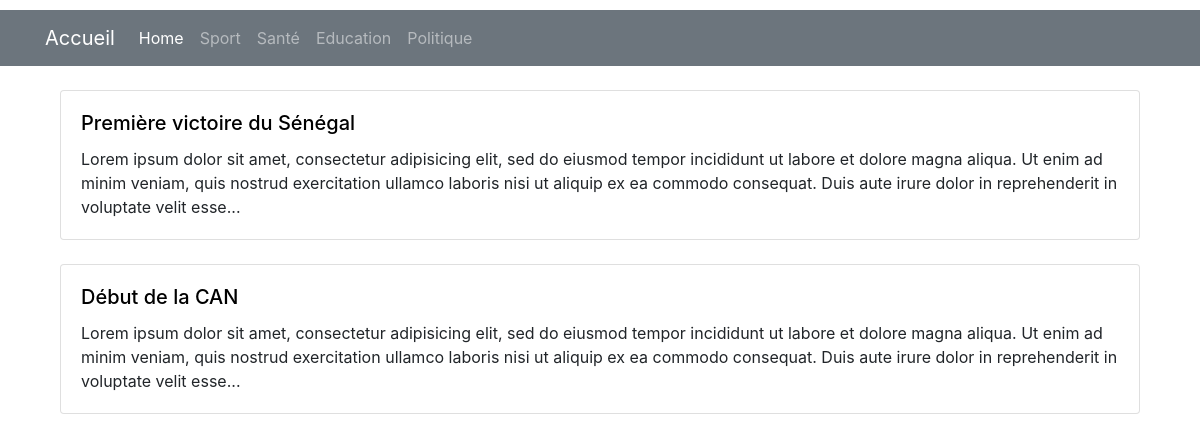
Screenshot of /index.php?action=categorie&id=1 with the database file from the repository.
### tables this page shows
CREATE TABLE Categorie(
	id int primary key auto_increment,
	libelle varchar(20)
);

CREATE TABLE Article(
	id int primary key auto_increment,
	titre varchar(255),
	contenu text,
	dateCreation datetime DEFAULT NOW(),
	dateModification datetime DEFAULT NOW(),
	categorie int
);

### controleur/Controller.php (called while the page is built, shortened)
<?php
	require_once '../modele/Article.php';
	require_once '../modele/Categorie.php';
	class Controller
	{
		public function showCategorie($id)
		{
			$articles = Article::getByCategoryId($id);
			$categories = Categorie::getList();
			require_once '../vue/articleByCategorie.php';
		}
	}
?>

### modele/Categorie.php (called while the page is built, shortened)
<?php
	class Categorie
	{
		public static function getList()
		{
			$bdd = DatabaseConnect::getInstance();
			$reponse = $bdd->query('SELECT * FROM Categorie');
			$data = $reponse->fetchAll(PDO::FETCH_CLASS, 'Categorie');
			return $data;
		}
	}
?>

### modele/Article.php (called while the page is built, shortened)
<?php
	class Article
	{
		public static function getByCategoryId($id)
		{
			$bdd = DatabaseConnect::getInstance();
			$data = $bdd->query('SELECT * FROM Article WHERE categorie = '.$id);
			$articles = $data->fetchAll(PDO::FETCH_CLASS, 'Article');
			return $articles;
		}
	}
?>

### vue/inc/entete.php (the view, shortened to what this page needs)
<link rel="stylesheet" href="https://cdn.jsdelivr.net/npm/bootstrap@4.0.0/dist/css/bootstrap.min.css">
<nav class="navbar navbar-expand-lg navbar navbar-dark bg-secondary">
    <div class="container">
  <a class="navbar-brand" href="#">Accueil</a>
    <div class="collapse navbar-collapse" id="navbarNavAltMarkup">
      <div class="navbar-nav">
        <a class="nav-item nav-link active" href="index.php">Home <span class="sr-only">(current)</span></a>
        <?php foreach ($categories as $categorie): ?>
          <li><a class="nav-item nav-link" href="index.php?action=categorie&id=<?= $categorie->id ?>"><?= $categorie->libelle ?></a></li>
          <?php endforeach ?>
      </div>
    </div>
</nav>

### vue/articleByCategorie.php (shortened to what this page needs)
<!DOCTYPE html>
<html>
<head>
	<link rel="stylesheet" type="text/css" href="../assets/css/style1.css">
	<link rel="stylesheet" href="https://cdn.jsdelivr.net/npm/bootstrap@4.0.0/dist/css/bootstrap.min.css">
</head>
<body>
    <?php require_once 'inc/entete.php'; ?>
    <div class="container mt-4">
        <div class="row">
            <div id="" class="col-12">
                <?php if (!empty($articles)): ?>
                    <?php foreach ($articles as $article): ?>
                        <div class="col-sm-12 mb-4">
                            <div class="card">
                                <div class="card-body">
                                    <h5 class="card-title">
                                        <a class="article_title" href="index.php?action=article&id=<?= htmlspecialchars($article->id, ENT_QUOTES, 'UTF-8') ?>">
                                            <?= htmlspecialchars($article->titre, ENT_QUOTES, 'UTF-8') ?>
                                        </a>
                                    </h5>
                                    <p class="card-text">
                                        <?= htmlspecialchars(substr($article->contenu, 0, strrpos(substr($article->contenu, 0, 300), ' ')), ENT_QUOTES, 'UTF-8') . '...' ?>
                                    </p>
                                </div>
                            </div>
                        </div>
                    <?php endforeach ?>
                <?php endif ?>
            </div>
        </div>
    </div>
</body>
</html>

### assets/css/style1.css (style rules this page uses)
.article_title { color: black; }

### rows the page displays
categorie: libelle "Sport"
categorie: libelle "Santé"
categorie: libelle "Education"
categorie: libelle "Politique"
article: titre "Première victoire du Sénégal", contenu "Lorem ipsum dolor sit amet, consectetur adipisicing elit, sed do eiusmod tempor incididunt ut labore et dolore magna aliqua. Ut enim ad minim veniam, quis nostrud exercitation ullamco laboris nisi ut aliquip ex ea commodo consequat. Duis aute irure dolor in reprehenderit in voluptate velit esse"
article: titre "Début de la CAN", contenu "Lorem ipsum dolor sit amet, consectetur adipisicing elit, sed do eiusmod tempor incididunt ut labore et dolore magna aliqua. Ut enim ad minim veniam, quis nostrud exercitation ullamco laboris nisi ut aliquip ex ea commodo consequat. Duis aute irure dolor in reprehenderit in voluptate velit esse"
